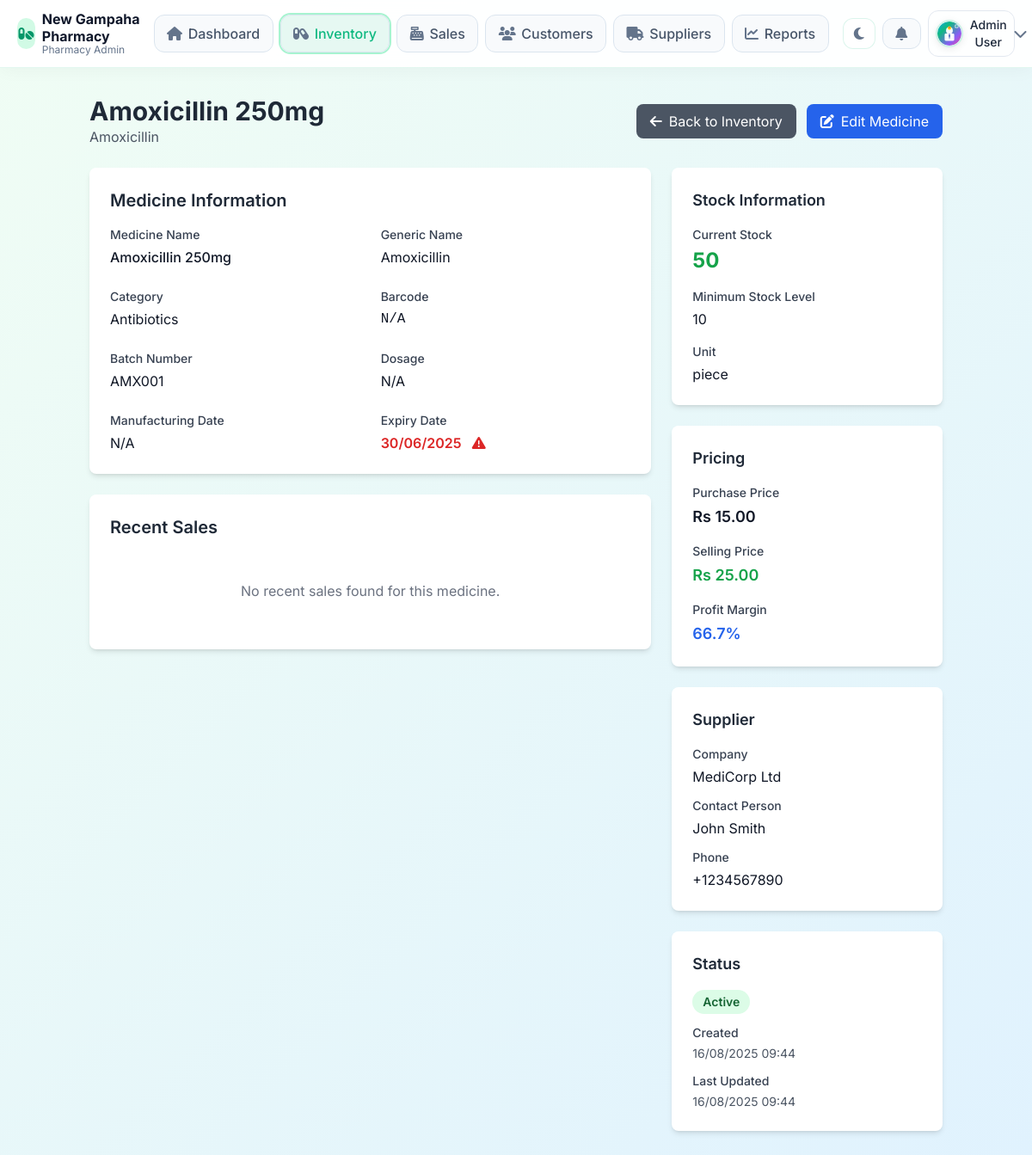
The page /admin/modules/inventory/view_medicine.php?id=2 (signed in) on the database its author committed.
### tables this page shows
CREATE TABLE users (
    id INT PRIMARY KEY AUTO_INCREMENT,
    name VARCHAR(100) NOT NULL,
    email VARCHAR(100) UNIQUE NOT NULL,
    password VARCHAR(255) NOT NULL,
    role ENUM('admin', 'pharmacist', 'customer') NOT NULL DEFAULT 'customer',
    phone VARCHAR(20),
    address TEXT,
    profile_image VARCHAR(255),
    status ENUM('active', 'inactive') DEFAULT 'active',
    created_at TIMESTAMP DEFAULT CURRENT_TIMESTAMP,
    updated_at TIMESTAMP DEFAULT CURRENT_TIMESTAMP ON UPDATE CURRENT_TIMESTAMP
);

CREATE TABLE medicines (
    id INT PRIMARY KEY AUTO_INCREMENT,
    name VARCHAR(200) NOT NULL,
    generic_name VARCHAR(200),
    category_id INT,
    supplier_id INT,
    batch_number VARCHAR(50),
    barcode VARCHAR(100),
    description TEXT,
    dosage VARCHAR(100),
    unit VARCHAR(50) DEFAULT 'piece',
    purchase_price DECIMAL(10,2) NOT NULL,
    selling_price DECIMAL(10,2) NOT NULL,
    stock_quantity INT DEFAULT 0,
    min_stock_level INT DEFAULT 10,
    max_stock_level INT DEFAULT 1000,
    expiry_date DATE,
    manufacture_date DATE,
    prescription_required BOOLEAN DEFAULT FALSE,
    image VARCHAR(255),
    status ENUM('active', 'inactive', 'discontinued') DEFAULT 'active',
    created_at TIMESTAMP DEFAULT CURRENT_TIMESTAMP,
    updated_at TIMESTAMP DEFAULT CURRENT_TIMESTAMP ON UPDATE CURRENT_TIMESTAMP,
    FOREIGN KEY (category_id) REFERENCES categories(id),
    FOREIGN KEY (supplier_id) REFERENCES suppliers(id),
    INDEX idx_name (name),
    INDEX idx_barcode (barcode),
    INDEX idx_expiry (expiry_date)
);

CREATE TABLE categories (
    id INT PRIMARY KEY AUTO_INCREMENT,
    name VARCHAR(100) NOT NULL,
    description TEXT,
    status ENUM('active', 'inactive') DEFAULT 'active',
    created_at TIMESTAMP DEFAULT CURRENT_TIMESTAMP
);

CREATE TABLE suppliers (
    id INT PRIMARY KEY AUTO_INCREMENT,
    name VARCHAR(100) NOT NULL,
    contact_person VARCHAR(100),
    email VARCHAR(100),
    phone VARCHAR(20),
    address TEXT,
    status ENUM('active', 'inactive') DEFAULT 'active',
    created_at TIMESTAMP DEFAULT CURRENT_TIMESTAMP,
    updated_at TIMESTAMP DEFAULT CURRENT_TIMESTAMP ON UPDATE CURRENT_TIMESTAMP
);

### admin/modules/inventory/view_medicine.php (the view, shortened to what the rows shown need)
<?php
require_once dirname(__DIR__, 2) . '/bootstrap.php';
$id = $_GET['id'] ?? null;
$stmt = $pdo->prepare("
    SELECT m.*, c.name as category_name, s.name as supplier_name, s.contact_person, s.phone
    FROM medicines m
    LEFT JOIN categories c ON m.category_id = c.id
    LEFT JOIN suppliers s ON m.supplier_id = s.id
    WHERE m.id = ?
");
$stmt->execute([$id]);
$medicine = $stmt->fetch(PDO::FETCH_ASSOC);
?>
<!DOCTYPE html>
<html lang="en" data-theme="<?php echo getThemeClass(); ?>">
<head>
    <?php include '../../includes/head.php'; ?>
    <script src="https://cdn.tailwindcss.com"></script>
</head>
<body class="pc-shell">
    <?php include '../../includes/navbar.php'; ?>
    <div class="container mx-auto px-4 py-8">
        <div class="flex justify-between items-center mb-6">
            <div>
                <h1 class="text-3xl font-bold text-gray-800"><?php echo htmlspecialchars($medicine['name'] ?? 'Unknown Medicine'); ?></h1>
                <p class="text-gray-600"><?php echo htmlspecialchars($medicine['generic_name'] ?? 'N/A'); ?></p>
            </div>
        </div>
        <div class="grid grid-cols-1 lg:grid-cols-3 gap-6">
            <div class="lg:col-span-2">
                <div class="bg-white rounded-lg shadow-md p-6 mb-6">
                    <h2 class="text-xl font-semibold text-gray-800 mb-4">Medicine Information</h2>
                    <div class="grid grid-cols-1 md:grid-cols-2 gap-6">
                        <div>
                            <label class="block text-sm font-medium text-gray-700 mb-1">Medicine Name</label>
                            <p class="text-gray-900 font-medium"><?php echo htmlspecialchars($medicine['name'] ?? 'Unknown Medicine'); ?></p>
                        </div>
                        <div>
                            <label class="block text-sm font-medium text-gray-700 mb-1">Generic Name</label>
                            <p class="text-gray-900"><?php echo htmlspecialchars($medicine['generic_name'] ?? 'N/A'); ?></p>
                        </div>
                        <div>
                            <label class="block text-sm font-medium text-gray-700 mb-1">Category</label>
                            <p class="text-gray-900"><?php echo htmlspecialchars($medicine['category_name'] ?? 'N/A'); ?></p>
                        </div>
                        <div>
                            <label class="block text-sm font-medium text-gray-700 mb-1">Barcode</label>
                            <p class="text-gray-900 font-mono"><?php echo htmlspecialchars($medicine['barcode'] ?? 'N/A'); ?></p>
                        </div>
                        <div>
                            <label class="block text-sm font-medium text-gray-700 mb-1">Batch Number</label>
                            <p class="text-gray-900"><?php echo htmlspecialchars($medicine['batch_number'] ?? 'N/A'); ?></p>
                        </div>
                        <div>
                            <label class="block text-sm font-medium text-gray-700 mb-1">Dosage</label>
                            <p class="text-gray-900"><?php echo htmlspecialchars($medicine['dosage'] ?? 'N/A'); ?></p>
                        </div>
                        <div>
                            <label class="block text-sm font-medium text-gray-700 mb-1">Expiry Date</label>
                            <p class="text-gray-900 <?php echo (!empty($medicine['expiry_date']) && strtotime($medicine['expiry_date']) <= strtotime('+30 days')) ? 'text-red-600 font-semibold' : ''; ?>">
                                <?php
                                if (!empty($medicine['expiry_date'])) {
                                    echo date('d/m/Y', strtotime($medicine['expiry_date']));
                                    if (strtotime($medicine['expiry_date']) <= strtotime('+30 days')) {
                                        echo ' <i class="fas fa-exclamation-triangle ml-2"></i>';
                                    }
                                } else {
                                    echo 'N/A';
                                }
                                ?>
                            </p>
                        </div>
                    </div>
                </div>
                <div class="bg-white rounded-lg shadow-md p-6">
                    <h2 class="text-xl font-semibold text-gray-800 mb-4">Recent Sales</h2>
                </div>
            </div>
            <div class="space-y-6">
                <div class="bg-white rounded-lg shadow-md p-6">
                    <div class="space-y-4">
                        <div>
                            <label class="block text-sm font-medium text-gray-700 mb-1">Current Stock</label>
                            <p class="text-2xl font-bold <?php echo $medicine['stock_quantity'] <= $medicine['min_stock_level'] ? 'text-red-600' : 'text-green-600'; ?>">
                                <?php echo $medicine['stock_quantity']; ?>
                            </p>
                        </div>
                        <div>
                            <label class="block text-sm font-medium text-gray-700 mb-1">Minimum Stock Level</label>
                            <p class="text-gray-900"><?php echo $medicine['min_stock_level']; ?></p>
                        </div>
                        <div>
                            <label class="block text-sm font-medium text-gray-700 mb-1">Unit</label>
                            <p class="text-gray-900"><?php echo htmlspecialchars($medicine['unit'] ?? 'N/A'); ?></p>
                        </div>
                    </div>
                </div>
                <div class="bg-white rounded-lg shadow-md p-6">
                    <div class="space-y-4">
                        <div>
                            <label class="block text-sm font-medium text-gray-700 mb-1">Purchase Price</label>
                            <p class="text-lg font-semibold text-gray-900">Rs <?php echo number_format($medicine['purchase_price'], 2); ?></p>
                        </div>
                        <div>
                            <label class="block text-sm font-medium text-gray-700 mb-1">Selling Price</label>
                            <p class="text-lg font-semibold text-green-600">Rs <?php echo number_format($medicine['selling_price'], 2); ?></p>
                        </div>
                        <div>
                            <label class="block text-sm font-medium text-gray-700 mb-1">Profit Margin</label>
                            <?php
                            $margin = (($medicine['selling_price'] - $medicine['purchase_price']) / $medicine['purchase_price']) * 100;
                            ?>
                            <p class="text-lg font-semibold text-blue-600"><?php echo number_format($margin, 1); ?>%</p>
                        </div>
                    </div>
                </div>
                <?php if ($medicine['supplier_name']): ?>
                    <div class="bg-white rounded-lg shadow-md p-6">
                        <h3 class="text-lg font-semibold text-gray-800 mb-4">Supplier</h3>
                        <div class="space-y-3">
                            <div>
                                <label class="block text-sm font-medium text-gray-700 mb-1">Company</label>
                                <p class="text-gray-900"><?php echo htmlspecialchars($medicine['supplier_name'] ?? 'N/A'); ?></p>
                            </div>
                            <?php if ($medicine['contact_person']): ?>
                                <div>
                                    <label class="block text-sm font-medium text-gray-700 mb-1">Contact Person</label>
                                    <p class="text-gray-900"><?php echo htmlspecialchars($medicine['contact_person'] ?? 'N/A'); ?></p>
                                </div>
                            <?php endif; ?>
                            <?php if ($medicine['phone']): ?>
                                <div>
                                    <label class="block text-sm font-medium text-gray-700 mb-1">Phone</label>
                                    <p class="text-gray-900"><?php echo htmlspecialchars($medicine['phone'] ?? 'N/A'); ?></p>
                                </div>
                            <?php endif; ?>
                        </div>
                    </div>
                <?php endif; ?>
                <div class="bg-white rounded-lg shadow-md p-6">
                    <div class="space-y-3">
                        <div>
                            <span class="px-3 py-1 inline-flex text-sm leading-5 font-semibold rounded-full
                                <?php echo $medicine['status'] === 'active' ? 'bg-green-100 text-green-800' : 'bg-red-100 text-red-800'; ?>">
                                <?php echo ucfirst($medicine['status']); ?>
                            </span>
                        </div>
                        <div>
                            <label class="block text-sm font-medium text-gray-700 mb-1">Created</label>
                            <p class="text-sm text-gray-600"><?php echo date('d/m/Y H:i', strtotime($medicine['created_at'])); ?></p>
                        </div>
                        <div>
                            <label class="block text-sm font-medium text-gray-700 mb-1">Last Updated</label>
                            <p class="text-sm text-gray-600"><?php echo date('d/m/Y H:i', strtotime($medicine['updated_at'])); ?></p>
                        </div>
                    </div>
                </div>
            </div>
        </div>
    </div>
</body>
</html>

### admin/includes/navbar.php (shortened to what the rows shown need)
<?php
$profileImage = ($user && !empty($user['profile_image']))
  ? url('uploads/profiles/' . $user['profile_image'])
  : url('assets/images/default-avatar.svg');
?>
<nav
  class="sticky top-0 z-50 border-b border-slate-200/70 bg-white/92 backdrop-blur dark:bg-slate-900/95 dark:border-slate-700">
  <div class="pc-container !py-3">
    <div class="flex items-center justify-between gap-4">
      <div class="flex items-center gap-2">
        <div class="relative">
          <button
            class="flex items-center gap-2 rounded-xl border border-slate-200 dark:border-slate-700 px-2 py-1.5 hover:bg-emerald-50 dark:hover:bg-emerald-50/10 text-slate-700 dark:text-slate-100"
            onclick="toggleUserMenu()">
            <img src="<?php echo $profileImage; ?>" alt="Profile" class="h-8 w-8 rounded-full object-cover"
              onerror="this.src='<?php echo url('assets/images/default-avatar.svg'); ?>'">
            <span
              class="hidden lg:inline text-sm font-medium"><?php echo htmlspecialchars($user['name'] ?? 'User'); ?></span>
            <i class="fas fa-chevron-down text-xs text-slate-400"></i>
          </button>
        </div>
      </div>
    </div>
  </div>
</nav>

### rows shown on the page
users: name "Admin User"
medicines: name "Amoxicillin 250mg", generic_name "Amoxicillin", category.name "Antibiotics", barcode "N/A", batch_number "AMX001", dosage "N/A", expiry_date "30/06/2025", stock_quantity "50", min_stock_level "10", unit "piece", purchase_price "15.00", selling_price "25.00", margin "66.7", supplier.name "MediCorp Ltd", supplier.contact_person "John Smith", supplier.phone "+1234567890", status "Active", created_at "16/08/2025 09:44", updated_at "16/08/2025 09:44"
